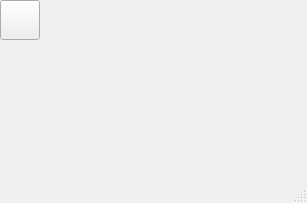
<?xml version="1.0" encoding="UTF-8"?>
<ui version="4.0">
 <class>MainWindow</class>
 <widget class="QMainWindow" name="MainWindow">
  <property name="geometry">
   <rect>
    <x>0</x>
    <y>0</y>
    <width>307</width>
    <height>203</height>
   </rect>
  </property>
  <property name="windowTitle">
   <string>MainWindow</string>
  </property>
  <property name="iconSize">
   <size>
    <width>40</width>
    <height>40</height>
   </size>
  </property>
  <widget class="QWidget" name="centralwidget">
   <widget class="QPushButton" name="pb">
    <property name="geometry">
     <rect>
      <x>0</x>
      <y>0</y>
      <width>40</width>
      <height>40</height>
     </rect>
    </property>
    <property name="text">
     <string/>
    </property>
    <property name="icon">
     <iconset>
      <normaloff>0.png</normaloff>0.png</iconset>
    </property>
    <property name="iconSize">
     <size>
      <width>40</width>
      <height>40</height>
     </size>
    </property>
   </widget>
  </widget>
  <widget class="QMenuBar" name="menubar">
   <property name="geometry">
    <rect>
     <x>0</x>
     <y>0</y>
     <width>307</width>
     <height>21</height>
    </rect>
   </property>
  </widget>
  <widget class="QStatusBar" name="statusbar"/>
 </widget>
 <resources/>
 <connections/>
</ui>
